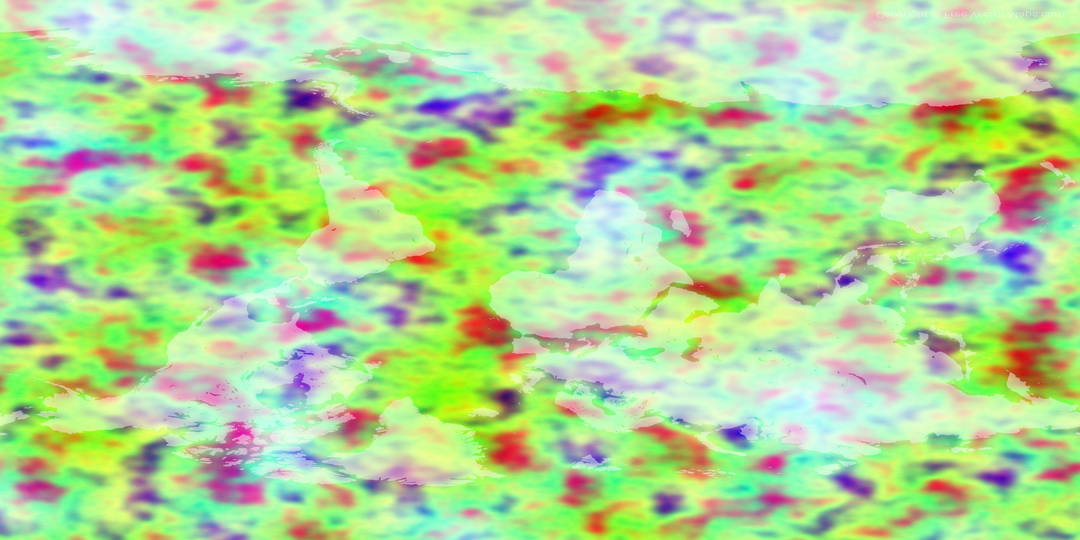
#> input picture assets/maps/sphere_texture.png, 1080 x 540 px
$ python -i atlas_creator.py   (imports and definitions only)
#> lines starting #> are read from the running program, lines starting #| are printed output that depends on the picture
import os
import sys
from PIL import Image, ImageTk, ImageEnhance
import glob
import tkinter as tk
from tkinter import ttk, messagebox
import threading

def enhance_contrast_and_saturation(image, contrast_factor=1.3, saturation_factor=1.4, brightness_factor=1.1):
    """Enhance contrast, saturation, and brightness to make colors more vibrant"""
    # Enhance contrast
    contrast_enhancer = ImageEnhance.Contrast(image)
    image = contrast_enhancer.enhance(contrast_factor)

    # Enhance color saturation
    color_enhancer = ImageEnhance.Color(image)
    image = color_enhancer.enhance(saturation_factor)

    # Slightly increase brightness for more vibrant appearance
    brightness_enhancer = ImageEnhance.Brightness(image)
    image = brightness_enhancer.enhance(brightness_factor)

    return image

def convert_to_16bit_colors(image):
    """Convert image to 16-bit color format (RGB565-like) with enhanced vibrancy and contrast"""
    # Convert to RGB if not already
    if image.mode != 'RGB':
        image = image.convert('RGB')

    # Enhance contrast and saturation first
    image = enhance_contrast_and_saturation(image)

    # Reduce color depth to simulate 16-bit colors
    # 5 bits for red, 6 bits for green, 5 bits for blue
    pixels = image.load()
    width, height = image.size

    for y in range(height):
        for x in range(width):
            r, g, b = pixels[x, y]

            # Apply gamma correction for better color representation
            r = min(255, int(pow(r / 255.0, 0.8) * 255))
            g = min(255, int(pow(g / 255.0, 0.8) * 255))
            b = min(255, int(pow(b / 255.0, 0.8) * 255))

            # Reduce to 5-bit red (0-31), 6-bit green (0-63), 5-bit blue (0-31)
            r = (r >> 3) << 3  # Keep top 5 bits
            g = (g >> 2) << 2  # Keep top 6 bits
            b = (b >> 3) << 3  # Keep top 5 bits

            pixels[x, y] = (r, g, b)

    return image

# [95 lines left out: functions process_image, create_transparent_texture, create_texture_atlas, not called in this run]

class TextureAtlasUI:
    # [163 lines left out: functions __init__, load_textures, create_widgets, update_available_list, not called in this run]

    def select_available_texture(self, img_path):
        """Select a texture from available list"""
        self.selected_available_texture = img_path

    # [190 lines left out: functions update_atlas_preview, add_texture, remove_texture, move_up, move_down, clear_all and 7 more, not called in this run]

# [6 lines not run here, left out]

>>> from PIL import Image
>>> picture = Image.open('../maps/sphere_texture.png')
#> picture is the input picture: PIL image 1080x540 RGBA; mean R, G, B, A 158.5, 207.5, 125.1, 208.9
>>> result = convert_to_16bit_colors(picture)
#> in convert_to_16bit_colors, `image = image.convert('RGB')`:
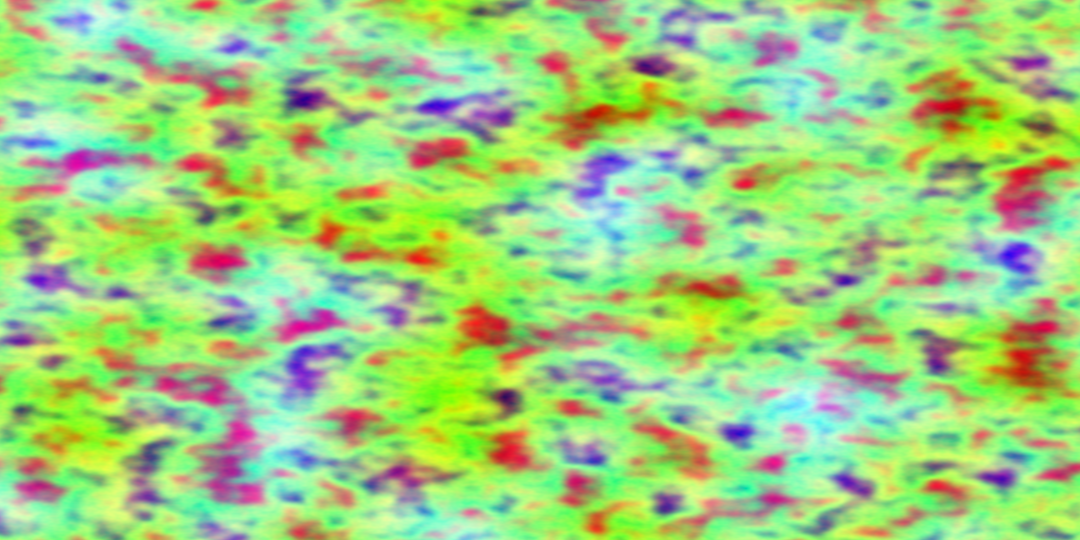
#> image: PIL image 1080x540 RGB; mean R, G, B 158.5, 207.5, 125.1
#> in enhance_contrast_and_saturation, `image = contrast_enhancer.enhance(contrast_factor)`:
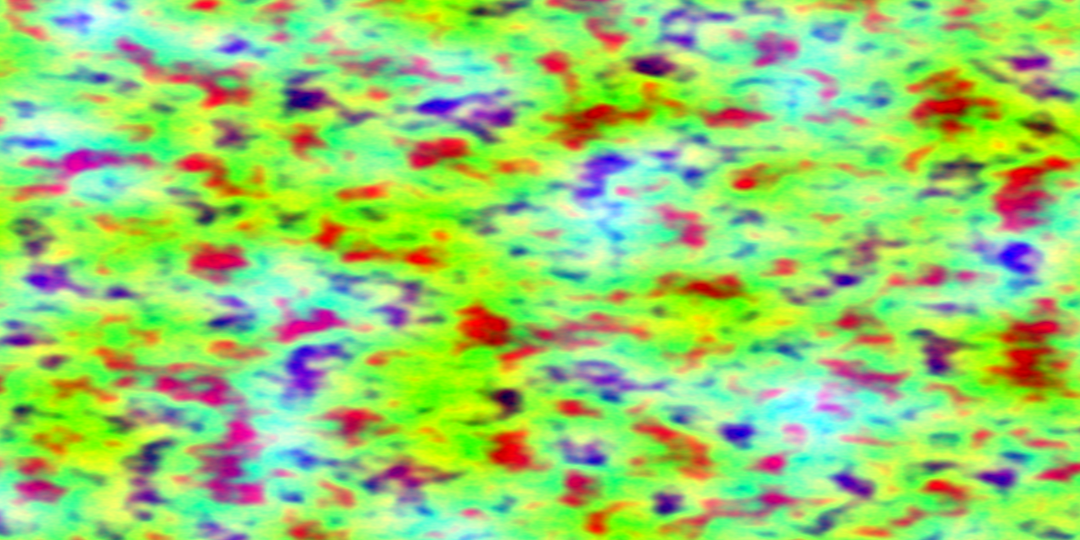
#> image: PIL image 1080x540 RGB; mean R, G, B 150.7, 209, 108.1
#> in enhance_contrast_and_saturation, `image = color_enhancer.enhance(saturation_factor)`:
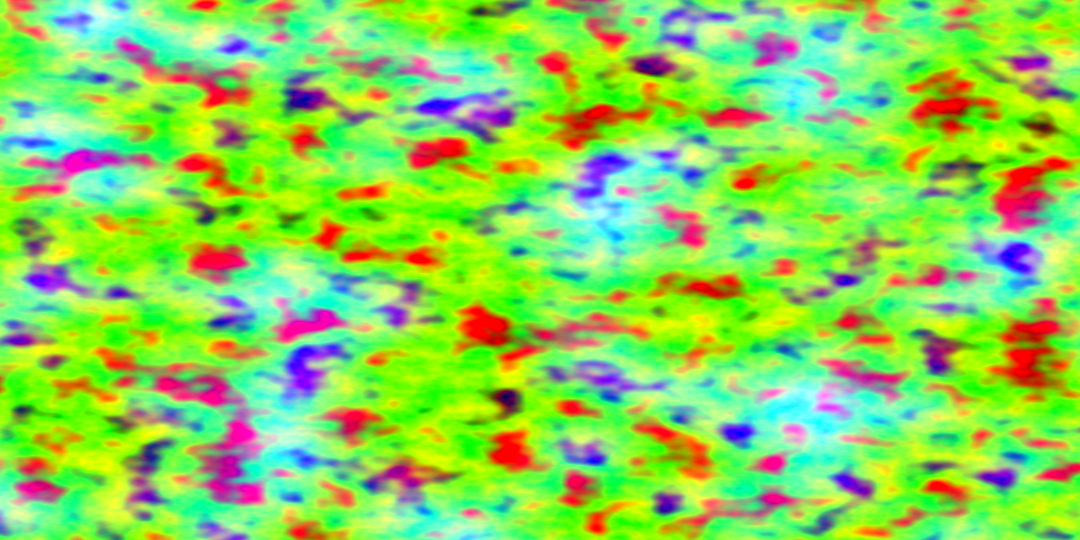
#> image: PIL image 1080x540 RGB; mean R, G, B 138.2, 211.8, 86.1
#> in enhance_contrast_and_saturation, `image = brightness_enhancer.enhance(brightness_factor)`:
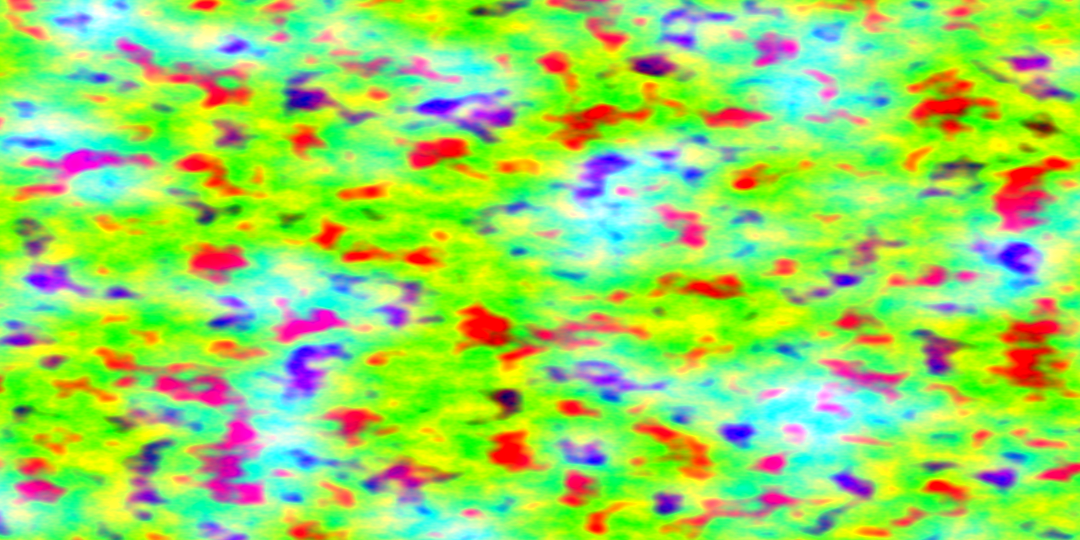
#> image: PIL image 1080x540 RGB; mean R, G, B 150.7, 218.3, 93.9
